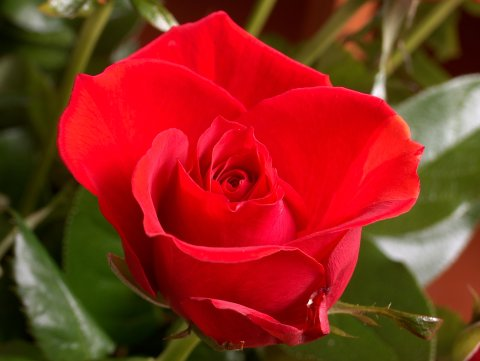
#> input picture codes/Samples/flower.jpg, 480 x 361 px, found by its file name
$ jupyter execute image_processing.ipynb   (text cells are left out)
#> lines starting #> are read from the running program, lines starting #| are printed output that depends on the picture; after the words box and inside, x2 and y2 are one past the last pixel; in counts of white or black regions, pixels touching at a corner belong together; pictures that were not available may be replaced by others from this repository, and a replacement may not be noted
[cell 1]
import cv2 #importing opencv module

img = cv2.imread(r"C:\Users\ASUS\Downloads\Samples-20260613T124925Z-3-001\Samples\flower.jpg")
#> img is the input picture: shape (361, 480, 3); mean B, G, R 28.2, 43.9, 139.9
#print(img.shape,img.ndim,type(img))

img[:,100:110]=[0,255,255]

cv2.imshow('LIVE',img)
cv2.waitKey(0)
cv2.destroyAllWindows()

[cell 2]
img=cv2.imread(r"C:\Users\ASUS\Downloads\Samples-20260613T124925Z-3-001\Samples\flower.jpg")

img[100:150,100:200]=[0,255,255]

cv2.imshow('IMG',img)
cv2.waitKey(2000)
cv2.destroyAllWindows()

[cell 3]
import cv2

source=cv2.VideoCapture(r"C:\Users\ASUS\OneDrive\Desktop\python new\codes\Samples\road_drive.avi")

while(True):
   ret,img=source.read()
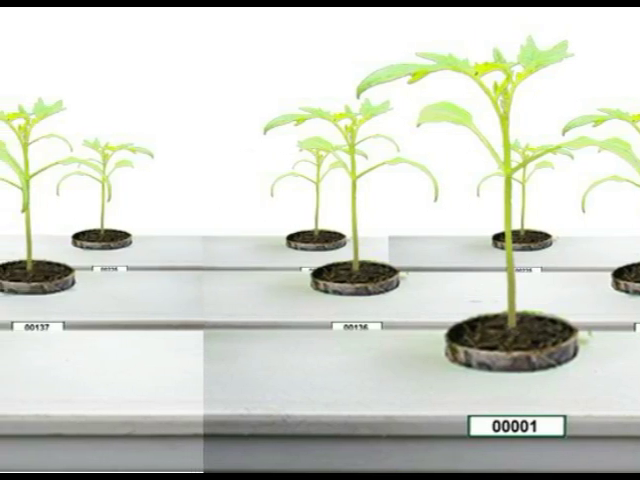
#> input picture frame 63 of codes/plants/v1.mp4, 640 x 480 px, given in place of road_drive.avi, which was not available
#> img is the input picture: shape (480, 640, 3); mean B, G, R 203.1, 212.1, 208.7
   print(ret)
#| True

   if(ret==False):
       break

   cv2.imshow('IMG',img)
   key=cv2.waitKey(1)
#> (key Esc is pressed here)

   if(key==27):
      break
   elif(key==112):
       cv2.waitKey(0)

cv2.destroyAllWindows()

[cell 4]
img1=cv2.imread(r"C:\Users\ASUS\Downloads\Samples-20260613T124925Z-3-001\Samples\flower.jpg",0)
#> img1: shape (361, 480); min 1, max 255, mean 70.8
img2=cv2.imread(r"C:\Users\ASUS\Downloads\Samples-20260613T124925Z-3-001\Samples\flower.jpg",1)
img3=cv2.imread(r"C:\Users\ASUS\Downloads\Samples-20260613T124925Z-3-001\Samples\flower.jpg",-1)

cv2.imshow('IMG1',img1)
cv2.imshow('IMG2',img2)
cv2.imshow('IMG3',img3)

cv2.waitKey(0)
cv2.destroyAllWindows()

[cell 5]
import numpy as np

array=np.random.randint(0,255,(3,5))
print(array)
print('---------------------------------------')
array_new=np.mean(array,axis=1)
print(array_new)

[cell 6]
def myCvtColor(img):
    img_new=np.mean(img,axis=2)
    img_new=np.array(img_new,dtype=np.uint8)
    print(img.shape,img_new.shape)
#| (361, 480, 3) (361, 480)
    return img_new

[cell 7]
img=cv2.imread(r"C:\Users\ASUS\Downloads\Samples-20260613T124925Z-3-001\Samples\flower.jpg")
transformed=myCvtColor(img)

cv2.imshow('transformed',transformed)

cv2.waitKey(0)
cv2.destroyAllWindows()

[cell 8]
img=cv2.imread(r"C:\Users\ASUS\Downloads\Samples-20260613T124925Z-3-001\Samples\flower.jpg")
gray=cv2.cvtColor(img,cv2.COLOR_BGR2HSV)
#> gray: shape (361, 480, 3); mean H, S, V 81.1, 213.3, 142.7

cv2.imshow('IMG',img)
cv2.imshow('GRAY',gray)

cv2.waitKey(0)
cv2.destroyAllWindows()

[cell 9]
img=cv2.imread(r"C:\Users\ASUS\Downloads\Samples-20260613T124925Z-3-001\Samples\flower.jpg")
gray=cv2.cvtColor(img,cv2.COLOR_BGR2GRAY)
#> gray: shape (361, 480)
hsv=cv2.cvtColor(img,cv2.COLOR_BGR2HSV)

cv2.imshow('IMG',img)
cv2.imshow('GRAY',gray)
cv2.imshow('HSV',hsv)

cv2.waitKey(0)
cv2.destroyAllWindows()

[cell 10]
img=cv2.imread(r"C:\Users\ASUS\Downloads\Samples-20260613T124925Z-3-001\Samples\flower.jpg")
gray=cv2.cvtColor(img,cv2.COLOR_BGR2GRAY)

ret,thresh1 = cv2.threshold(gray,80,255,cv2.THRESH_BINARY)
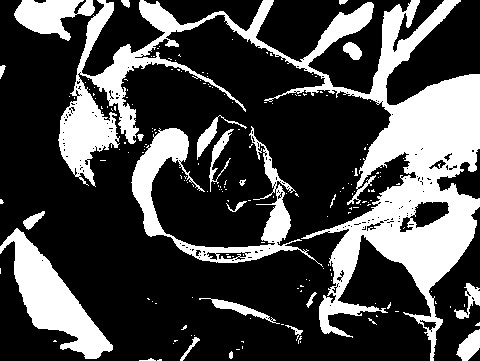
#> thresh1: shape (361, 480); 28.1% white; 184 white regions (161 under 20 px), largest, box (x1, y1, x2, y2) and area: (58, 0, 480, 361) 32703, (131, 126, 323, 267) 5371, (0, 228, 113, 359) 5219
ret,thresh_TOZERO = cv2.threshold(gray,80,255,cv2.THRESH_TOZERO)
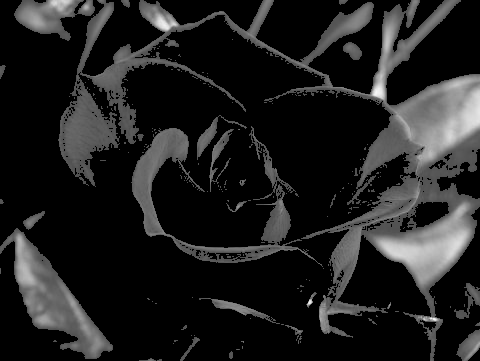
#> thresh_TOZERO: shape (361, 480); min 0, max 250, mean 31.6
ret,thresh_TRUNC = cv2.threshold(gray,80,255,cv2.THRESH_TRUNC)
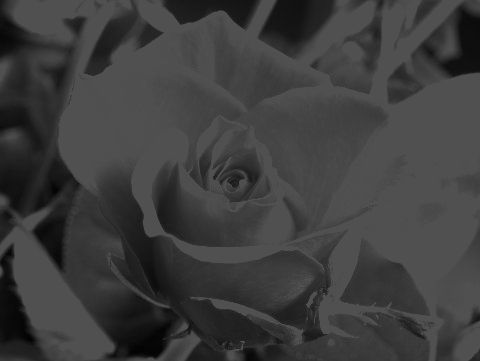
#> thresh_TRUNC: shape (361, 480); min 1, max 80, mean 61.7

cv2.imshow('IMG',img)
cv2.imshow('gray',gray)
cv2.imshow('thresh_TOZERO',thresh_TOZERO)
cv2.imshow('thresh_TRUNC',thresh_TRUNC)

cv2.waitKey(0)
cv2.destroyAllWindows()

[cell 11]
img=cv2.imread(r"C:\Users\ASUS\Downloads\Samples-20260613T124925Z-3-001\Samples\flower.jpg")
gray=cv2.cvtColor(img,cv2.COLOR_BGR2GRAY)

ret,thresh = cv2.threshold(gray,80,255,cv2.THRESH_BINARY)

cv2.imshow('IMG',img)
cv2.imshow('gray',thresh)

cv2.waitKey(0)
cv2.destroyAllWindows()

[cell 12]
import numpy as np
import cv2
from matplotlib import pyplot as plt

img = cv2.imread(r"C:\Users\ASUS\Downloads\Samples-20260613T124925Z-3-001\Samples\flower.jpg",0)

plt.imshow(img, cmap = 'gray')
plt.show()

[cell 13]
import cv2
import numpy as np

frame=cv2.imread(r"C:\Users\ASUS\Downloads\Samples-20260613T124925Z-3-001\Samples\flower.jpg")
hsv = cv2.cvtColor(frame, cv2.COLOR_BGR2HSV)

lower_color = np.array((20,188,130))
upper_color = np.array((40,255,255))

myMask = cv2.inRange(hsv, lower_color, upper_color)
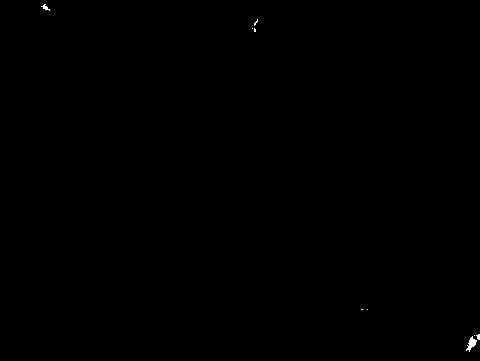
#> myMask: shape (361, 480); 0.08% white; 9 white regions (7 under 20 px)

res = cv2.bitwise_and(frame,frame,mask=myMask)

cv2.imshow('res',res)
cv2.imshow('mask',myMask)
cv2.imshow('hsv',hsv)
cv2.imshow('frame',frame)

cv2.waitKey(0)
cv2.destroyAllWindows()

[cell 14]
import cv2
import numpy as np

#cap = cv2.VideoCapture(1)

def nothing(x):
    pass
#Creating a window for later use
cv2.namedWindow('result')

#starting with 100's to prevent error while masking
h,s,v = 100,100,100

#Creating track bar
cv2.createTrackbar('h','result',0,179,nothing)
cv2.createTrackbar('s','result',0,255,nothing)
cv2.createTrackbar('v','result',0,255,nothing)

while(1):

    frame = cv2.imread(r"C:\Users\ASUS\Downloads\Samples-20260613T124925Z-3-001\Samples\flower.jpg")
    #ret,frame=cap.read()
    frame=cv2.resize(frame,(650,350))
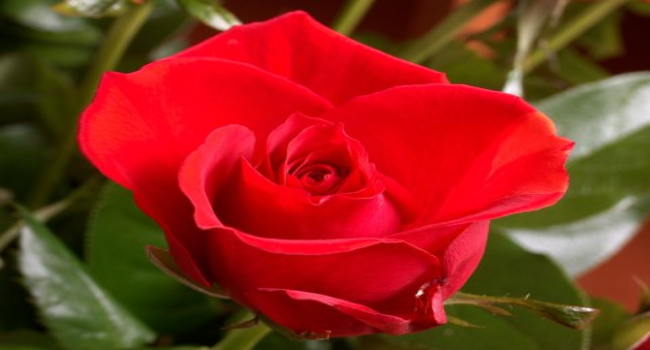
#> frame: shape (350, 650, 3); mean B, G, R 28.1, 43.8, 139.8

    #converting to HSV
    hsv = cv2.cvtColor(frame,cv2.COLOR_BGR2HSV)
#> hsv: shape (350, 650, 3); mean H, S, V 81.2, 213.4, 142.6

    #get info from track bar and appy to result
    h = cv2.getTrackbarPos('h','result')
    s = cv2.getTrackbarPos('s','result')
    v = cv2.getTrackbarPos('v','result')

    #Normal masking algorithm
    lower_color = np.array((h,s,v))
    upper_color = np.array((255,255,255))

    mask = cv2.inRange(hsv, lower_color, upper_color)
#> mask: shape (350, 650); every value is 255

    result = cv2.bitwise_and(frame,frame,mask=mask)

    cv2.imshow('result',result)

    k = cv2.waitKey(5) & 0xFF
#> (key Esc is pressed here)
    if k == 27:
        break

cv2.destroyAllWindows()

[cell 15]
import cv2
import numpy as np

# read image and prepare threshold
img = cv2.imread(r"C:\Users\ASUS\Downloads\Samples-20260613T124925Z-3-001\Samples\flower.jpg")
imgray = cv2.cvtColor(img, cv2.COLOR_BGR2GRAY)
ret, thresh = cv2.threshold(imgray, 80, 255,0)

# find contours
contours, hierarchy = cv2.findContours(thresh, cv2.RETR_TREE, cv2.CHAIN_APPROX_SIMPLE)
#> contours = 393 contours, 363 with area under 20; largest, box (x1, y1, x2, y2) and area: (58, 0, 480, 361) 31884, (131, 126, 323, 267) 5082, (0, 228, 113, 359) 5028, (14, 0, 95, 41) 1768, (409, 201, 450, 229) 701

# draw contours that satisfy area constraint
for cnt in contours:
    area = cv2.contourArea(cnt)
    if area > 2000 and area < 6000:
        cv2.drawContours(img, [cnt], -1, (0,255,0), 2)
#> this loop made 393 passes
#> area on passes 11, 15, 16: 71.5, 416, 37.5
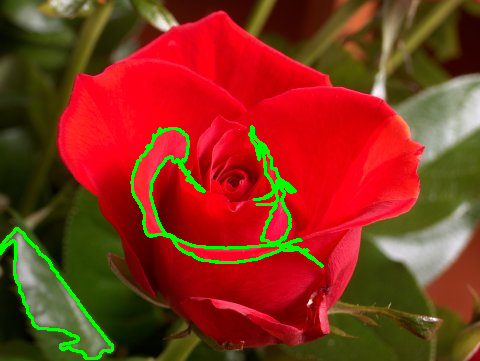
#> img: shape (361, 480, 3); 3.02% of pixels changed, all inside (x1, y1, x2, y2) = (0, 125, 324, 360)

# show threshold and image with selected contours
cv2.imshow('thresh', thresh)
cv2.imshow('img', img)
cv2.waitKey(0)
cv2.destroyAllWindows()

[cell 16]
import cv2
import numpy as np
import os

# Image path
image_path = r"C:\Users\ASUS\OneDrive\Desktop\python new\codes\Samples\gray_image.png"

# Check whether file exists
if not os.path.exists(image_path):
    print("Image file not found!")
    print("Check the path:", image_path)

else:
    # Read image
    img = cv2.imread(image_path)
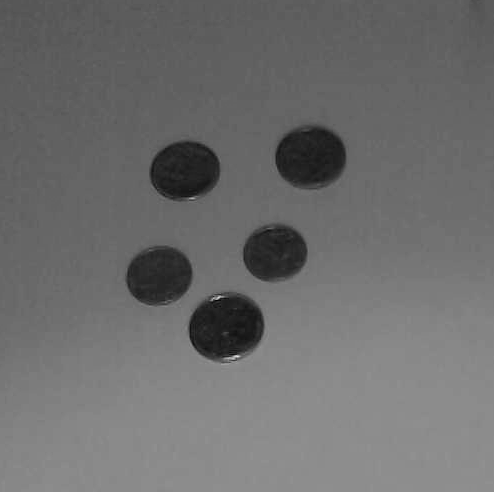
#> input picture codes/Samples/gray_image.png, 494 x 492 px, found by its file name
#> img is the input picture: shape (492, 494, 3); min 1, max 232, mean 109.4

    if img is None:
        print("Failed to load image!")
    else:
        # Convert to grayscale
        imgray = cv2.cvtColor(img, cv2.COLOR_BGR2GRAY)

        # Threshold
        ret, thresh = cv2.threshold(imgray, 80, 255, 0)
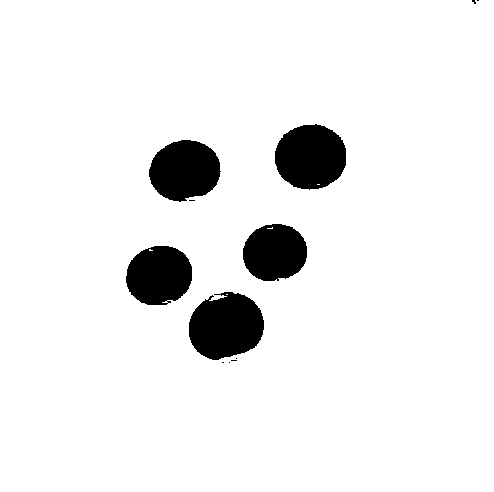
#> thresh: shape (492, 494); 93% white; 12 black regions (7 under 20 px)

        # Find contours
        contours, hierarchy = cv2.findContours(
            thresh,
            cv2.RETR_TREE,
            cv2.CHAIN_APPROX_SIMPLE
        )
#> contours = 16 contours, 10 with area under 20; largest, box (x1, y1, x2, y2) and area: (0, 0, 494, 492) 242048, (188, 291, 265, 361) 4009, (274, 123, 347, 191) 3775, (148, 139, 222, 203) 3472, (125, 245, 193, 306) 3198, (242, 223, 308, 282) 2984

        print("Number of contours:", len(contours))
#| Number of contours: 16

        # Draw contours and bounding boxes
        for cnt in contours:
            area = cv2.contourArea(cnt)

            if 2000 < area < 6000:
                cv2.drawContours(img, [cnt], -1, (0, 255, 0), 2)

                x, y, w, h = cv2.boundingRect(cnt)

                print("x =", x, "y =", y, "w =", w, "h =", h)

                cv2.rectangle(
                    img,
                    (x, y),
                    (x + w, y + h),
                    (0, 0, 255),
                    2
                )
#> this loop made 16 passes
#> (area, x, y, w, h) on passes 7, 9, 11, 14, 15: (4009, 188, 291, 77, 70), (3197.5, 125, 245, 68, 61), (2983.5, 242, 223, 66, 59), (3472, 148, 139, 74, 64), (3775, 274, 123, 73, 68)
#> area on pass 1: 242048
#| x = 188 y = 291 w = 77 h = 70
#| x = 125 y = 245 w = 68 h = 61
#| x = 242 y = 223 w = 66 h = 59
#| x = 148 y = 139 w = 74 h = 64
#| x = 274 y = 123 w = 73 h = 68
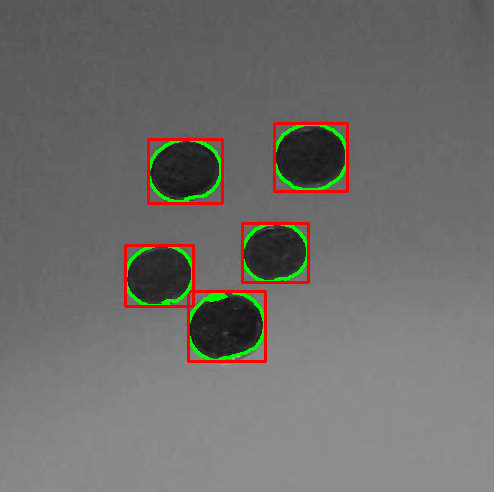
#> img: shape (492, 494, 3); 2.83% of pixels changed, all inside (x1, y1, x2, y2) = (124, 122, 349, 363)

        # Display images
        cv2.imshow("Threshold", thresh)
        cv2.imshow("Contours", img)

        cv2.waitKey(0)
        cv2.destroyAllWindows()
